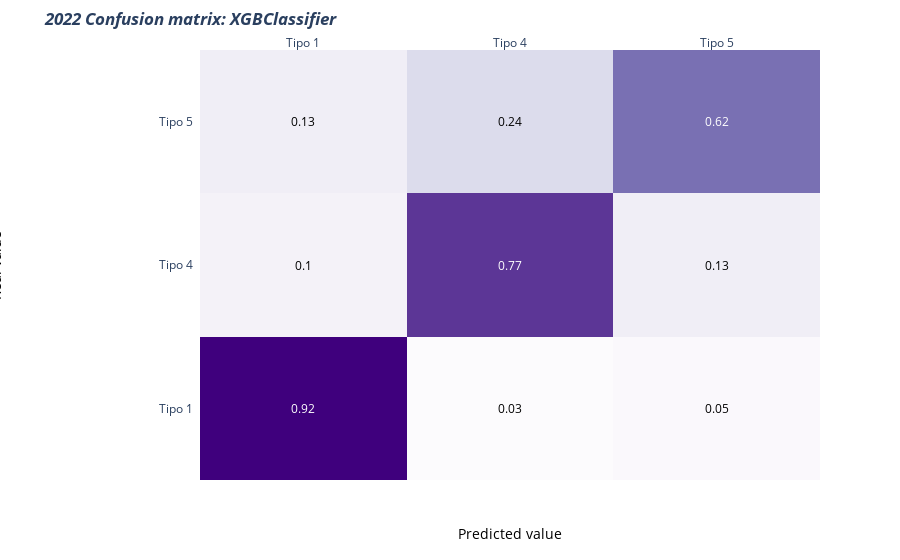

The cell this chart's notebook holds for it:
### Code cell
import plotly.figure_factory as ff

cnf_matrix = confusion_matrix(clean_pred_target, predictions_grad_2022_oa)
cnf_matrix = cnf_matrix.astype('float') / cnf_matrix.sum(axis=1)[:, np.newaxis]
cnf_matrix = np.round(cnf_matrix, 2)

x_cm, y_cm = ['Tipo 1', 'Tipo 4', 'Tipo 5'], ['Tipo 1', 'Tipo 4', 'Tipo 5']
z_text = [[str(y_cm) for y_cm in x_cm] for x_cm in cnf_matrix]

fig = ff.create_annotated_heatmap(cnf_matrix, x = x_cm, y = y_cm,
                                  annotation_text = z_text, colorscale='purples')

# add title
fig.update_layout(title_text='<i><b>2022 Confusion matrix: XGBClassifier</b></i>')

fig.add_annotation(dict(font=dict(color="black",size=14),
                        x=0.5, y=-0.15, showarrow=False, text="Predicted value",
                        xref="paper",  yref="paper"))

fig.add_annotation(dict(font=dict(color="black",size=14),
                        x=-0.35, y=0.5, showarrow=False, text="Real value", textangle=-90,
                        xref="paper", yref="paper"))

fig.update_layout(margin=dict(t=50, l=200))

fig['data'][0]['showscale'] = False
fig.show()

### Figure 1 — Plotly figure (JSON) as saved in the notebook; plotly's stock layout.template omitted (floating-point values rounded to 4 significant figures)
{"data": [{"colorscale": [[0, "rgb(252,251,253)"], [0.125, "rgb(239,237,245)"], [0.25, "rgb(218,218,235)"], [0.375, "rgb(188,189,220)"], [0.5, "rgb(158,154,200)"], [0.625, "rgb(128,125,186)"], [0.75, "rgb(106,81,163)"], [0.875, "rgb(84,39,143)"], [1, "rgb(63,0,125)"]], "reversescale": false, "showscale": false, "type": "heatmap", "x": ["Tipo 1", "Tipo 4", "Tipo 5"], "y": ["Tipo 1", "Tipo 4", "Tipo 5"], "z": [[0.92, 0.03, 0.05], [0.1, 0.77, 0.13], [0.13, 0.24, 0.62]]}], "layout": {"annotations": [{"font": {"color": "#FFFFFF"}, "showarrow": false, "text": "0.92", "x": "Tipo 1", "xref": "x", "y": "Tipo 1", "yref": "y"}, {"font": {"color": "#000000"}, "showarrow": false, "text": "0.03", "x": "Tipo 4", "xref": "x", "y": "Tipo 1", "yref": "y"}, {"font": {"color": "#000000"}, "showarrow": false, "text": "0.05", "x": "Tipo 5", "xref": "x", "y": "Tipo 1", "yref": "y"}, {"font": {"color": "#000000"}, "showarrow": false, "text": "0.1", "x": "Tipo 1", "xref": "x", "y": "Tipo 4", "yref": "y"}, {"font": {"color": "#FFFFFF"}, "showarrow": false, "text": "0.77", "x": "Tipo 4", "xref": "x", "y": "Tipo 4", "yref": "y"}, {"font": {"color": "#000000"}, "showarrow": false, "text": "0.13", "x": "Tipo 5", "xref": "x", "y": "Tipo 4", "yref": "y"}, {"font": {"color": "#000000"}, "showarrow": false, "text": "0.13", "x": "Tipo 1", "xref": "x", "y": "Tipo 5", "yref": "y"}, {"font": {"color": "#000000"}, "showarrow": false, "text": "0.24", "x": "Tipo 4", "xref": "x", "y": "Tipo 5", "yref": "y"}, {"font": {"color": "#FFFFFF"}, "showarrow": false, "text": "0.62", "x": "Tipo 5", "xref": "x", "y": "Tipo 5", "yref": "y"}, {"font": {"color": "black", "size": 14}, "showarrow": false, "text": "Predicted value", "x": 0.5, "xref": "paper", "y": -0.15, "yref": "paper"}, {"font": {"color": "black", "size": 14}, "showarrow": false, "text": "Real value", "textangle": -90, "x": -0.35, "xref": "paper", "y": 0.5, "yref": "paper"}], "margin": {"l": 200, "t": 50}, "title": {"text": "<i><b>2022 Confusion matrix: XGBClassifier</b></i>"}, "xaxis": {"dtick": 1, "gridcolor": "rgb(0, 0, 0)", "side": "top", "ticks": ""}, "yaxis": {"dtick": 1, "ticks": "", "ticksuffix": "  "}}}
